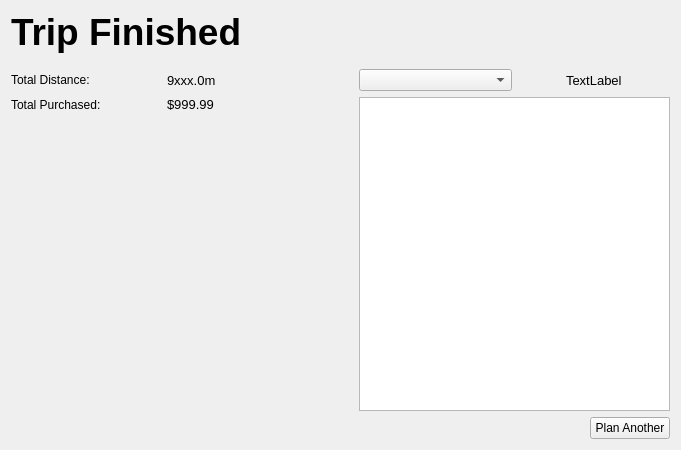
<?xml version="1.0" encoding="UTF-8"?>
<ui version="4.0">
 <class>PlanPage</class>
 <widget class="QWidget" name="PlanPage">
  <property name="geometry">
   <rect>
    <x>0</x>
    <y>0</y>
    <width>681</width>
    <height>450</height>
   </rect>
  </property>
  <property name="windowTitle">
   <string>Form</string>
  </property>
  <layout class="QVBoxLayout" name="verticalLayout">
   <item>
    <widget class="QStackedWidget" name="tripPlannerStack">
     <property name="frameShape">
      <enum>QFrame::Shape::NoFrame</enum>
     </property>
     <property name="currentIndex">
      <number>3</number>
     </property>
     <widget class="QWidget" name="tripSetupPage">
      <layout class="QVBoxLayout" name="verticalLayout_9">
       <property name="leftMargin">
        <number>0</number>
       </property>
       <property name="topMargin">
        <number>0</number>
       </property>
       <property name="rightMargin">
        <number>0</number>
       </property>
       <property name="bottomMargin">
        <number>0</number>
       </property>
       <item>
        <layout class="QGridLayout" name="tripSetupGrid">
         <item row="4" column="0" colspan="2">
          <widget class="QComboBox" name="comboBox"/>
         </item>
         <item row="2" column="2" rowspan="4" colspan="3">
          <widget class="QListView" name="tableViewSettings">
           <property name="editTriggers">
            <set>QAbstractItemView::EditTrigger::NoEditTriggers</set>
           </property>
           <property name="selectionMode">
            <enum>QAbstractItemView::SelectionMode::ExtendedSelection</enum>
           </property>
           <property name="selectionBehavior">
            <enum>QAbstractItemView::SelectionBehavior::SelectRows</enum>
           </property>
          </widget>
         </item>
         <item row="6" column="4" alignment="Qt::AlignmentFlag::AlignRight|Qt::AlignmentFlag::AlignBottom">
          <widget class="QPushButton" name="startTripButton">
           <property name="text">
            <string>Start Trip</string>
           </property>
          </widget>
         </item>
         <item row="1" column="2" alignment="Qt::AlignmentFlag::AlignLeft|Qt::AlignmentFlag::AlignVCenter">
          <widget class="QLabel" name="campusTableLabel">
           <property name="text">
            <string>Select Campuses</string>
           </property>
          </widget>
         </item>
         <item row="1" column="3" colspan="2">
          <layout class="QHBoxLayout" name="horizontalLayout_3">
           <item>
            <spacer name="horizontalSpacer_2">
             <property name="orientation">
              <enum>Qt::Orientation::Horizontal</enum>
             </property>
             <property name="sizeHint" stdset="0">
              <size>
               <width>40</width>
               <height>20</height>
              </size>
             </property>
            </spacer>
           </item>
           <item alignment="Qt::AlignmentFlag::AlignRight">
            <widget class="QLabel" name="numCampusRemaingLabel">
             <property name="text">
              <string>Campuses selected:</string>
             </property>
            </widget>
           </item>
           <item alignment="Qt::AlignmentFlag::AlignRight">
            <widget class="QLabel" name="numCampusRemaingAmount">
             <property name="text">
              <string>0</string>
             </property>
            </widget>
           </item>
          </layout>
         </item>
         <item row="1" column="1">
          <widget class="QCheckBox" name="planOnlyCheckBox">
           <property name="sizePolicy">
            <sizepolicy hsizetype="Maximum" vsizetype="Fixed">
             <horstretch>0</horstretch>
             <verstretch>0</verstretch>
            </sizepolicy>
           </property>
           <property name="maximumSize">
            <size>
             <width>100</width>
             <height>16777215</height>
            </size>
           </property>
           <property name="text">
            <string/>
           </property>
          </widget>
         </item>
         <item row="0" column="0" colspan="5">
          <widget class="QLabel" name="planSetupPageLabel">
           <property name="sizePolicy">
            <sizepolicy hsizetype="Preferred" vsizetype="Preferred">
             <horstretch>0</horstretch>
             <verstretch>0</verstretch>
            </sizepolicy>
           </property>
           <property name="minimumSize">
            <size>
             <width>0</width>
             <height>0</height>
            </size>
           </property>
           <property name="font">
            <font>
             <pointsize>28</pointsize>
             <bold>true</bold>
            </font>
           </property>
           <property name="text">
            <string>Trip Setup</string>
           </property>
          </widget>
         </item>
         <item row="1" column="0">
          <widget class="QLabel" name="planOnlyLabel">
           <property name="sizePolicy">
            <sizepolicy hsizetype="Maximum" vsizetype="Preferred">
             <horstretch>0</horstretch>
             <verstretch>0</verstretch>
            </sizepolicy>
           </property>
           <property name="maximumSize">
            <size>
             <width>200</width>
             <height>16777215</height>
            </size>
           </property>
           <property name="text">
            <string>Plan Only:</string>
           </property>
          </widget>
         </item>
         <item row="2" column="0" rowspan="2" colspan="2">
          <widget class="QLabel" name="startingCampusLabel">
           <property name="sizePolicy">
            <sizepolicy hsizetype="Preferred" vsizetype="Preferred">
             <horstretch>0</horstretch>
             <verstretch>0</verstretch>
            </sizepolicy>
           </property>
           <property name="maximumSize">
            <size>
             <width>200</width>
             <height>16777215</height>
            </size>
           </property>
           <property name="text">
            <string>Starting Campus:</string>
           </property>
          </widget>
         </item>
         <item row="5" column="0" colspan="2">
          <spacer name="verticalSpacer_2">
           <property name="orientation">
            <enum>Qt::Orientation::Vertical</enum>
           </property>
           <property name="sizeHint" stdset="0">
            <size>
             <width>20</width>
             <height>60</height>
            </size>
           </property>
          </spacer>
         </item>
        </layout>
       </item>
      </layout>
     </widget>
     <widget class="QWidget" name="tripPlanOnly">
      <widget class="QLabel" name="label_3">
       <property name="geometry">
        <rect>
         <x>11</x>
         <y>11</y>
         <width>119</width>
         <height>22</height>
        </rect>
       </property>
       <property name="text">
        <string>plan only page</string>
       </property>
      </widget>
      <widget class="QPushButton" name="planAnotherButton_1">
       <property name="geometry">
        <rect>
         <x>950</x>
         <y>430</y>
         <width>120</width>
         <height>31</height>
        </rect>
       </property>
       <property name="text">
        <string>Plan Another</string>
       </property>
      </widget>
      <widget class="QComboBox" name="campusComboBox">
       <property name="geometry">
        <rect>
         <x>350</x>
         <y>220</y>
         <width>103</width>
         <height>32</height>
        </rect>
       </property>
      </widget>
      <widget class="QTableView" name="tableView">
       <property name="geometry">
        <rect>
         <x>550</x>
         <y>150</y>
         <width>256</width>
         <height>192</height>
        </rect>
       </property>
      </widget>
     </widget>
     <widget class="QWidget" name="tripStop">
      <widget class="QPushButton" name="tripPlanStopNextButton">
       <property name="geometry">
        <rect>
         <x>939</x>
         <y>430</y>
         <width>131</width>
         <height>29</height>
        </rect>
       </property>
       <property name="text">
        <string>Next Stop</string>
       </property>
      </widget>
      <widget class="QLabel" name="label_11">
       <property name="geometry">
        <rect>
         <x>60</x>
         <y>20</y>
         <width>151</width>
         <height>20</height>
        </rect>
       </property>
       <property name="text">
        <string>Current Campus</string>
       </property>
      </widget>
      <widget class="QLabel" name="label_12">
       <property name="geometry">
        <rect>
         <x>310</x>
         <y>20</y>
         <width>151</width>
         <height>20</height>
        </rect>
       </property>
       <property name="text">
        <string>Next Campus</string>
       </property>
      </widget>
      <widget class="QLabel" name="label_13">
       <property name="geometry">
        <rect>
         <x>220</x>
         <y>30</y>
         <width>63</width>
         <height>20</height>
        </rect>
       </property>
       <property name="text">
        <string>------&gt;</string>
       </property>
      </widget>
      <widget class="QLabel" name="label_14">
       <property name="geometry">
        <rect>
         <x>200</x>
         <y>60</y>
         <width>151</width>
         <height>20</height>
        </rect>
       </property>
       <property name="text">
        <string>9999.9m</string>
       </property>
      </widget>
      <widget class="QTableView" name="tableView_3">
       <property name="geometry">
        <rect>
         <x>20</x>
         <y>190</y>
         <width>256</width>
         <height>251</height>
        </rect>
       </property>
      </widget>
      <widget class="QPushButton" name="pushButton_7">
       <property name="geometry">
        <rect>
         <x>690</x>
         <y>430</y>
         <width>171</width>
         <height>29</height>
        </rect>
       </property>
       <property name="text">
        <string>Confirm Purchase</string>
       </property>
      </widget>
      <widget class="QLabel" name="label_15">
       <property name="geometry">
        <rect>
         <x>870</x>
         <y>430</y>
         <width>63</width>
         <height>20</height>
        </rect>
       </property>
       <property name="text">
        <string>------&gt;</string>
       </property>
      </widget>
      <widget class="QLabel" name="label_16">
       <property name="geometry">
        <rect>
         <x>410</x>
         <y>50</y>
         <width>151</width>
         <height>20</height>
        </rect>
       </property>
       <property name="text">
        <string>9999.9m</string>
       </property>
      </widget>
      <widget class="QLabel" name="label_17">
       <property name="geometry">
        <rect>
         <x>430</x>
         <y>20</y>
         <width>63</width>
         <height>20</height>
        </rect>
       </property>
       <property name="text">
        <string>------&gt;</string>
       </property>
      </widget>
      <widget class="QLabel" name="label_18">
       <property name="geometry">
        <rect>
         <x>500</x>
         <y>20</y>
         <width>151</width>
         <height>20</height>
        </rect>
       </property>
       <property name="text">
        <string>Next Campus</string>
       </property>
      </widget>
      <widget class="QLabel" name="label_19">
       <property name="geometry">
        <rect>
         <x>590</x>
         <y>50</y>
         <width>151</width>
         <height>20</height>
        </rect>
       </property>
       <property name="text">
        <string>9999.9m</string>
       </property>
      </widget>
      <widget class="QLabel" name="label_20">
       <property name="geometry">
        <rect>
         <x>680</x>
         <y>20</y>
         <width>151</width>
         <height>20</height>
        </rect>
       </property>
       <property name="text">
        <string>Next Campus</string>
       </property>
      </widget>
      <widget class="QLabel" name="label_21">
       <property name="geometry">
        <rect>
         <x>610</x>
         <y>20</y>
         <width>63</width>
         <height>20</height>
        </rect>
       </property>
       <property name="text">
        <string>------&gt;</string>
       </property>
      </widget>
      <widget class="QLabel" name="label_22">
       <property name="geometry">
        <rect>
         <x>770</x>
         <y>50</y>
         <width>151</width>
         <height>20</height>
        </rect>
       </property>
       <property name="text">
        <string>9999.9m</string>
       </property>
      </widget>
      <widget class="QLabel" name="label_23">
       <property name="geometry">
        <rect>
         <x>860</x>
         <y>20</y>
         <width>151</width>
         <height>20</height>
        </rect>
       </property>
       <property name="text">
        <string>Next Campus</string>
       </property>
      </widget>
      <widget class="QLabel" name="label_24">
       <property name="geometry">
        <rect>
         <x>790</x>
         <y>20</y>
         <width>63</width>
         <height>20</height>
        </rect>
       </property>
       <property name="text">
        <string>------&gt;</string>
       </property>
      </widget>
     </widget>
     <widget class="QWidget" name="tripResults">
      <layout class="QVBoxLayout" name="verticalLayout_11">
       <property name="leftMargin">
        <number>0</number>
       </property>
       <property name="topMargin">
        <number>0</number>
       </property>
       <property name="rightMargin">
        <number>0</number>
       </property>
       <property name="bottomMargin">
        <number>0</number>
       </property>
       <item>
        <layout class="QGridLayout" name="gridLayout_3">
         <item row="3" column="1" colspan="2">
          <widget class="QLabel" name="resultTotalPurchasedAmt">
           <property name="sizePolicy">
            <sizepolicy hsizetype="Maximum" vsizetype="Preferred">
             <horstretch>0</horstretch>
             <verstretch>0</verstretch>
            </sizepolicy>
           </property>
           <property name="minimumSize">
            <size>
             <width>80</width>
             <height>0</height>
            </size>
           </property>
           <property name="font">
            <font>
             <pointsize>10</pointsize>
             <bold>false</bold>
            </font>
           </property>
           <property name="text">
            <string>$999.99</string>
           </property>
          </widget>
         </item>
         <item row="2" column="4">
          <layout class="QHBoxLayout" name="horizontalLayout">
           <item>
            <widget class="QComboBox" name="resultCampusCombo"/>
           </item>
           <item alignment="Qt::AlignmentFlag::AlignHCenter">
            <widget class="QLabel" name="resultCampusAmtSpent">
             <property name="font">
              <font>
               <pointsize>10</pointsize>
              </font>
             </property>
             <property name="text">
              <string>TextLabel</string>
             </property>
            </widget>
           </item>
          </layout>
         </item>
         <item row="0" column="0" colspan="5">
          <widget class="QLabel" name="resultPageLabel">
           <property name="sizePolicy">
            <sizepolicy hsizetype="Fixed" vsizetype="Preferred">
             <horstretch>0</horstretch>
             <verstretch>0</verstretch>
            </sizepolicy>
           </property>
           <property name="minimumSize">
            <size>
             <width>171</width>
             <height>0</height>
            </size>
           </property>
           <property name="font">
            <font>
             <pointsize>28</pointsize>
             <bold>true</bold>
            </font>
           </property>
           <property name="text">
            <string>Trip Finished</string>
           </property>
          </widget>
         </item>
         <item row="1" column="0" colspan="3">
          <spacer name="verticalSpacer_3">
           <property name="orientation">
            <enum>Qt::Orientation::Vertical</enum>
           </property>
           <property name="sizeType">
            <enum>QSizePolicy::Policy::Fixed</enum>
           </property>
           <property name="sizeHint" stdset="0">
            <size>
             <width>20</width>
             <height>10</height>
            </size>
           </property>
          </spacer>
         </item>
         <item row="4" column="0">
          <spacer name="verticalSpacer">
           <property name="orientation">
            <enum>Qt::Orientation::Vertical</enum>
           </property>
           <property name="sizeHint" stdset="0">
            <size>
             <width>20</width>
             <height>40</height>
            </size>
           </property>
          </spacer>
         </item>
         <item row="2" column="1" colspan="2">
          <widget class="QLabel" name="resultTotalDistanceAmt">
           <property name="sizePolicy">
            <sizepolicy hsizetype="Maximum" vsizetype="Preferred">
             <horstretch>0</horstretch>
             <verstretch>0</verstretch>
            </sizepolicy>
           </property>
           <property name="minimumSize">
            <size>
             <width>80</width>
             <height>0</height>
            </size>
           </property>
           <property name="font">
            <font>
             <pointsize>10</pointsize>
             <bold>false</bold>
            </font>
           </property>
           <property name="text">
            <string>9xxx.0m</string>
           </property>
          </widget>
         </item>
         <item row="2" column="3">
          <spacer name="horizontalSpacer">
           <property name="orientation">
            <enum>Qt::Orientation::Horizontal</enum>
           </property>
           <property name="sizeType">
            <enum>QSizePolicy::Policy::Minimum</enum>
           </property>
           <property name="sizeHint" stdset="0">
            <size>
             <width>100</width>
             <height>20</height>
            </size>
           </property>
          </spacer>
         </item>
         <item row="3" column="4" rowspan="2">
          <widget class="QTableView" name="tableView_2">
           <property name="sortingEnabled">
            <bool>true</bool>
           </property>
          </widget>
         </item>
         <item row="3" column="0">
          <widget class="QLabel" name="resultTotalPurchasedLabel">
           <property name="sizePolicy">
            <sizepolicy hsizetype="Fixed" vsizetype="Preferred">
             <horstretch>0</horstretch>
             <verstretch>0</verstretch>
            </sizepolicy>
           </property>
           <property name="minimumSize">
            <size>
             <width>150</width>
             <height>0</height>
            </size>
           </property>
           <property name="text">
            <string>Total Purchased:</string>
           </property>
          </widget>
         </item>
         <item row="2" column="0">
          <widget class="QLabel" name="resultTotalDistanceLabel">
           <property name="sizePolicy">
            <sizepolicy hsizetype="Fixed" vsizetype="Preferred">
             <horstretch>0</horstretch>
             <verstretch>0</verstretch>
            </sizepolicy>
           </property>
           <property name="minimumSize">
            <size>
             <width>150</width>
             <height>0</height>
            </size>
           </property>
           <property name="text">
            <string>Total Distance:</string>
           </property>
          </widget>
         </item>
         <item row="5" column="4" alignment="Qt::AlignmentFlag::AlignRight|Qt::AlignmentFlag::AlignBottom">
          <widget class="QPushButton" name="resultPlanAnotherButton">
           <property name="text">
            <string>Plan Another</string>
           </property>
          </widget>
         </item>
        </layout>
       </item>
      </layout>
     </widget>
    </widget>
   </item>
  </layout>
 </widget>
 <resources/>
 <connections/>
</ui>
